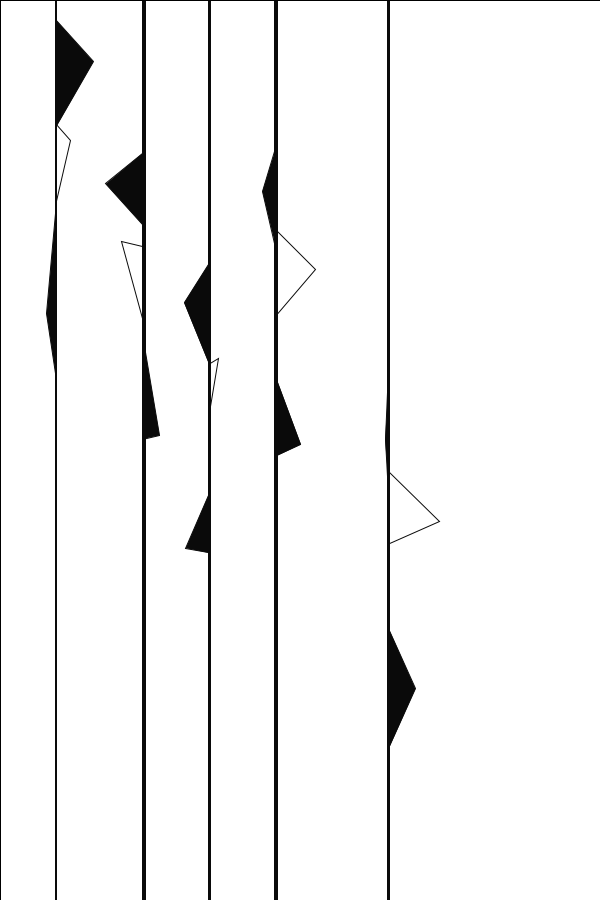
Frame 1 (no input)
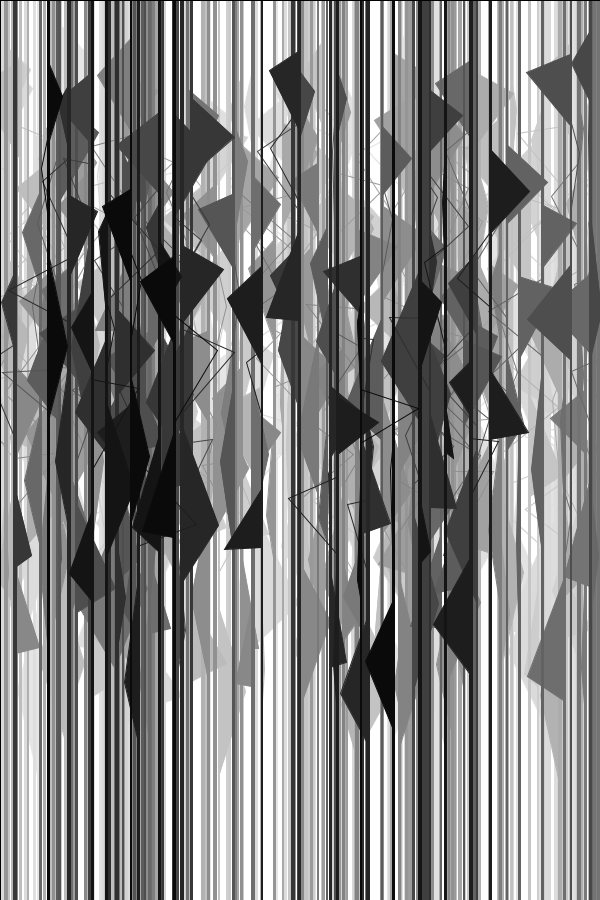
Frame 60 (the mouse pressed at the canvas centre just before this capture)
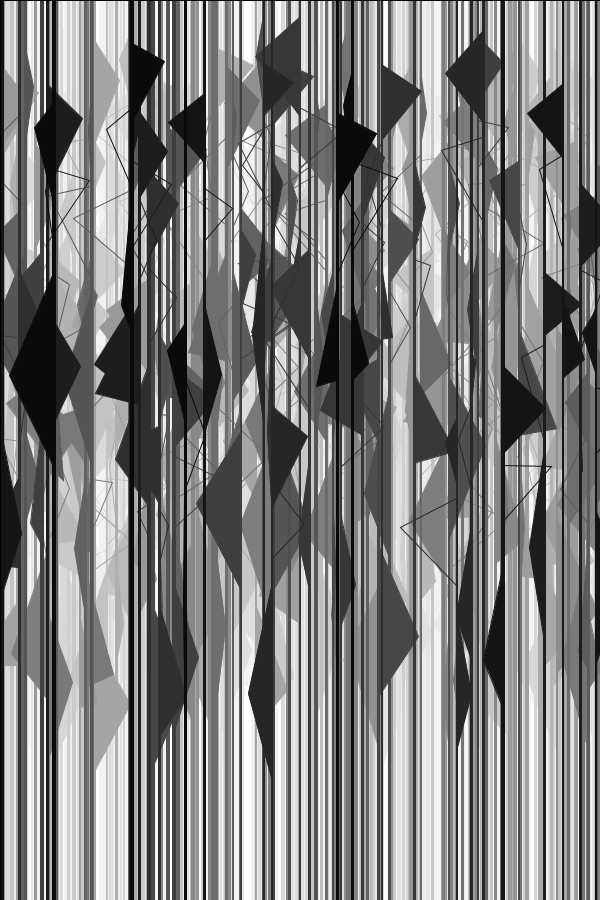
Frame 120 (the mouse held since frame 60 and released just before this capture)

The Processing sketch that drew these frames (run headless with seeded random() and noise(); from frame 60 on, the mouse is pressed at the canvas centre):

// Processing sketch: HA_EA_Patternprocedure_Nu_Dreiecke
// ── HA_EA_Patternprocedure_Nu_Dreiecke.pde
//  Nushin Yazdani, November 2013
//  Kurs: Eingabe/Ausgabe (Basics), Prof. Hoinkis, FH Potsdam
//
//  FUNKTIONSBESCHREIBUNG
//  Dieses Programm erzeugt zufällig gesetzte senkrechte Linien unterschiedlicher Breite, auf denen 
//  wiederum gefüllte und ungefüllte Dreiecke unterschiedlicher Größe liegen; eine Kante des Dreiecks 
//  liegt hierbei direkt auf der Linie.
//  Ein leicht transparenter, überlagernder Hintergrund sorgt dafür, dass sich das Bild nicht immer mehr füllt.



int amount = 200;

float[] x = new float[amount];
float[] y = new float[amount];
float[] hoehe = new float[amount];
float[] breite = new float[amount];
float[] dreieck = new float[amount];

void setup() {
  size(600, 900);
  background(255);
  frameRate(10);
}

void draw() {

  for (int i=0; i<amount; i++) {
    x[i] = random(0, width);
    y[i] = 0;
    hoehe[i] = height;
    breite[i] = random(1, 3);
    dreieck[i] = random(1, 400);
  }

  for (int i=0; i< 5; i++) {

    // senkrechte Linien (bzw. Rechtecke, da sie unterschiedlich breit sein sollen)
    fill(0);
    rect(x[i], y[i], breite[i], hoehe[i]);

    // Dreiecke auf den Linien
    fill(0);
    triangle(x[i], dreieck[i]+random(300, 400), x[i]+random(-44, 44), dreieck[i]+random(300, 310), x[i], dreieck[i]+random(200, 250));
    fill(0);
    triangle(x[i], dreieck[i]+random(10, 40), x[i]+random(-44, 44), dreieck[i]+random(50, 60), x[i], dreieck[i]+random(90, 130));
    noFill();
    triangle(x[i], dreieck[i]+random(80, 120), x[i]+random(-60, 60), dreieck[i]+random(110, 150), x[i], dreieck[i]+random(160, 200));
  }

  // transparentes Rechteck als Hintergrund
  fill(255, 10);
  rect (0, 0, width, height);
}
